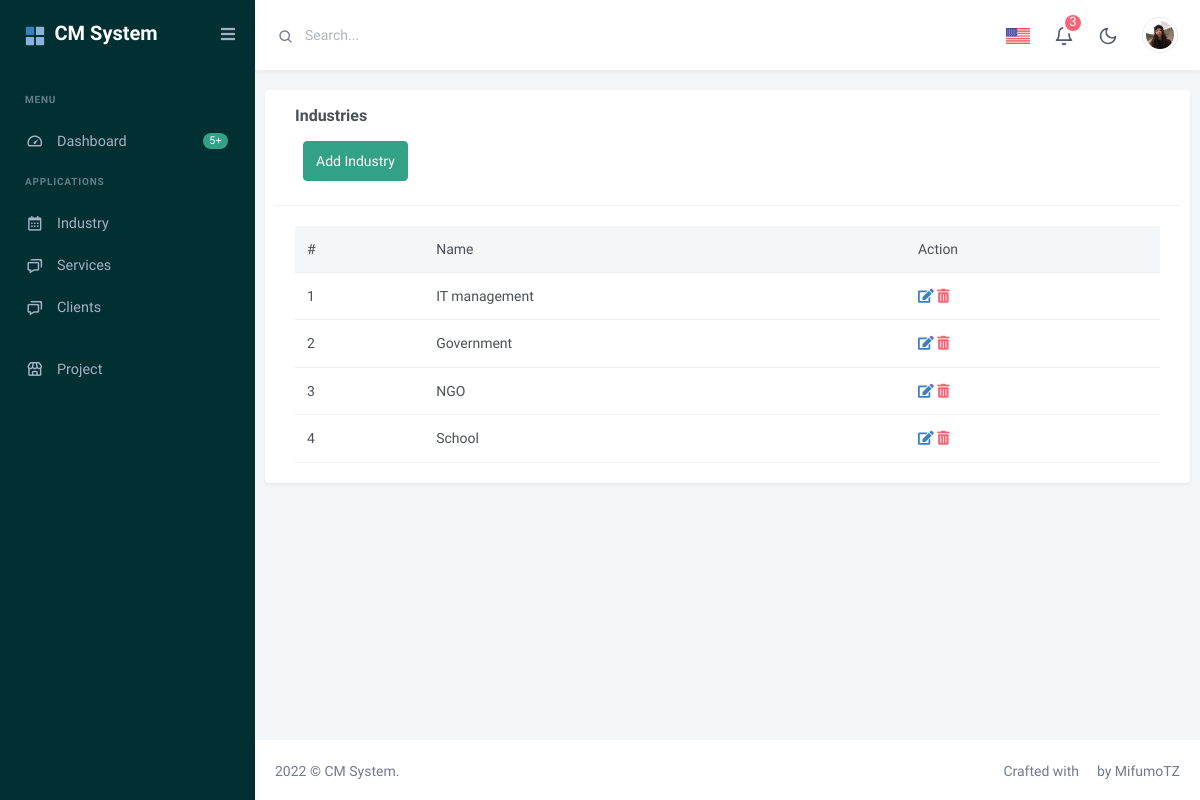
/industies/, run on an earlier commit of the app's database.
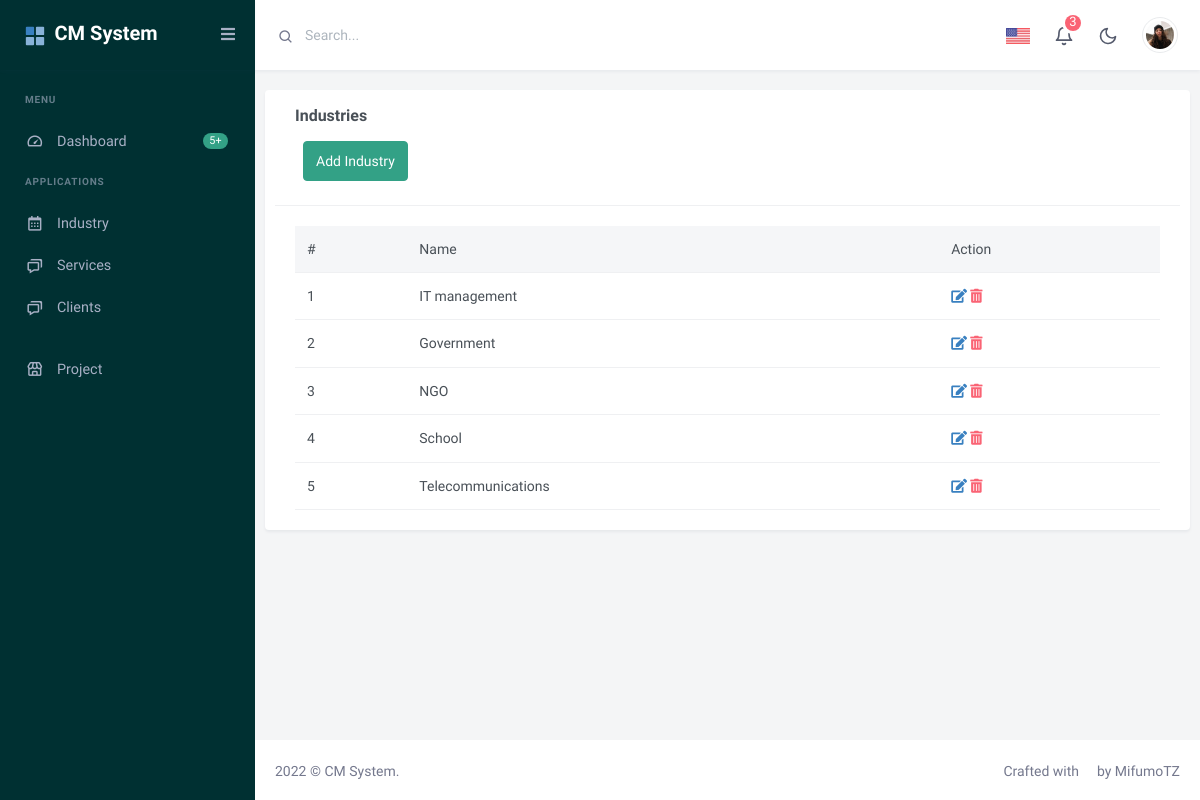
And on a later commit of the database.
### client/models.py (models this page shows, shortened)
class Industry(models.Model):
   name = models.CharField(max_length = 150 , null=True)

### client/views.py (the view)
# urls.py: path('industies/',DisplayIndustry.as_view(), name='industries'),
class DisplayIndustry(ListView):
    model=Industry
    template_name='industry/all_industry.html'
    def get_context_data(self, **kwargs):
        context = super(DisplayIndustry, self).get_context_data(**kwargs)
        context['industries']=Industry.objects.all()
        return context

### client/templates/industry/all_industry.html
{% extends 'base.html' %}
{% block content %}
<div class="row">
    <div class="card">
    <div class="col-lg-12">
            <div class="card-header">
                <h4 class="card-title">Industries</h4>
                <a class="btn btn-success pull-right m-2 pull-left"  href=" {% url 'createindustry' %}">Add Industry</a></div>
            </div>
            <div class="card-body">
                <div class="table-responsive">
                    <table class="table mb-0">
                        <thead class="table-light">
                            <tr>
                                <th>#</th>
                                <th>Name</th>
                                <th>Action</th>
                            </tr>
                        </thead>
                        <tbody>
                            {% for industry in industries %}
                            <tr>
                                <td>{{forloop.counter}}</td>
                                <td>{{industry.name}}</td>
                                <td>
                                    <a href="{% url 'industryupdate' industry.id %}" ><i class="fas fa-edit"></i></a>
                                    <a href="{% url 'industrydelete' industry.id %}" ><i class="fas fa-trash-alt"></i></a>
                                </td>
                            </tr>
                            {% endfor %}
                        </tbody>
                    </table>
                </div>
            </div>
        </div>
    </div>
</div>
{% endblock content %}

What changed in the data, as far as the page shows it:
added Industry: name "Telecommunications"
